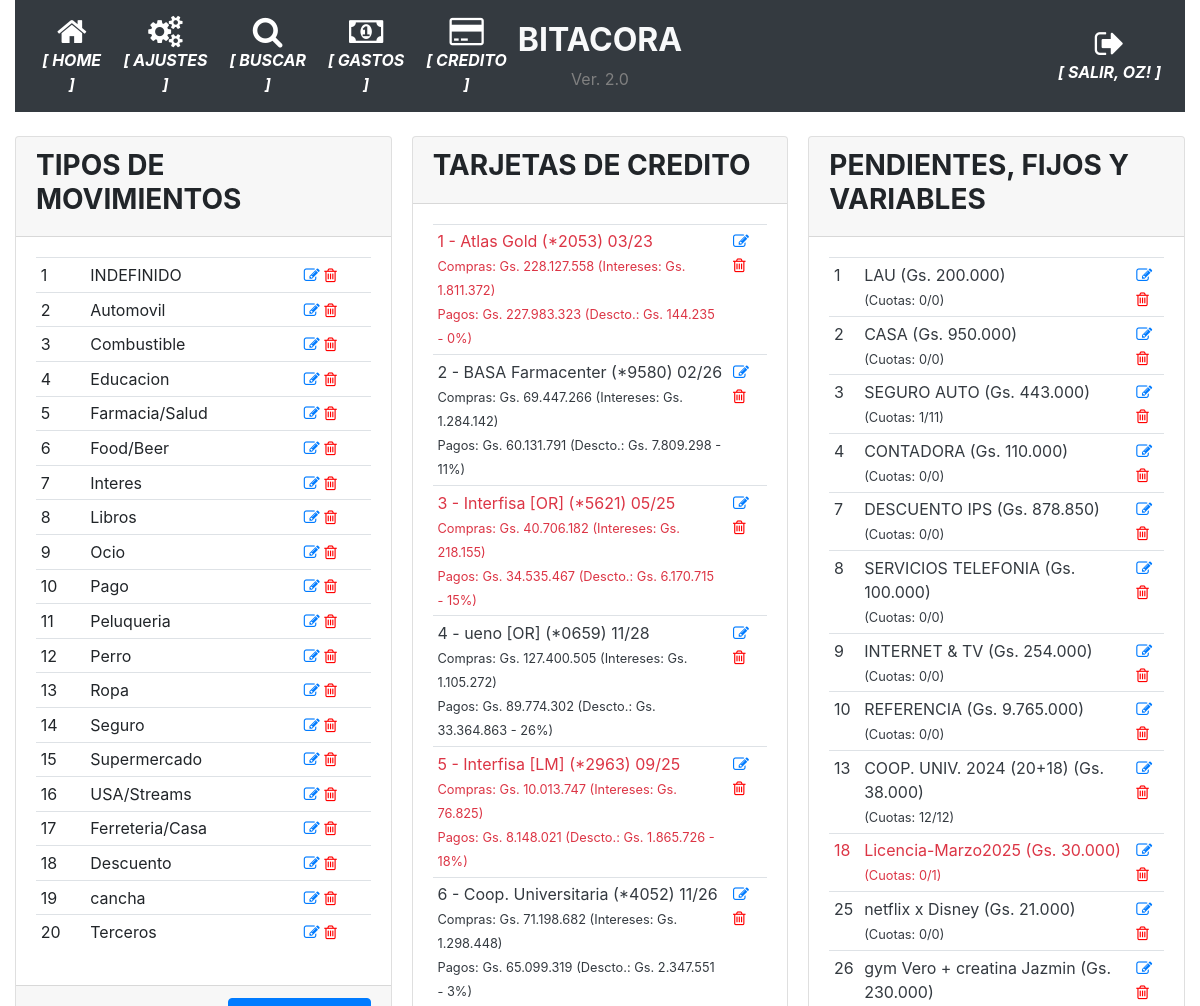
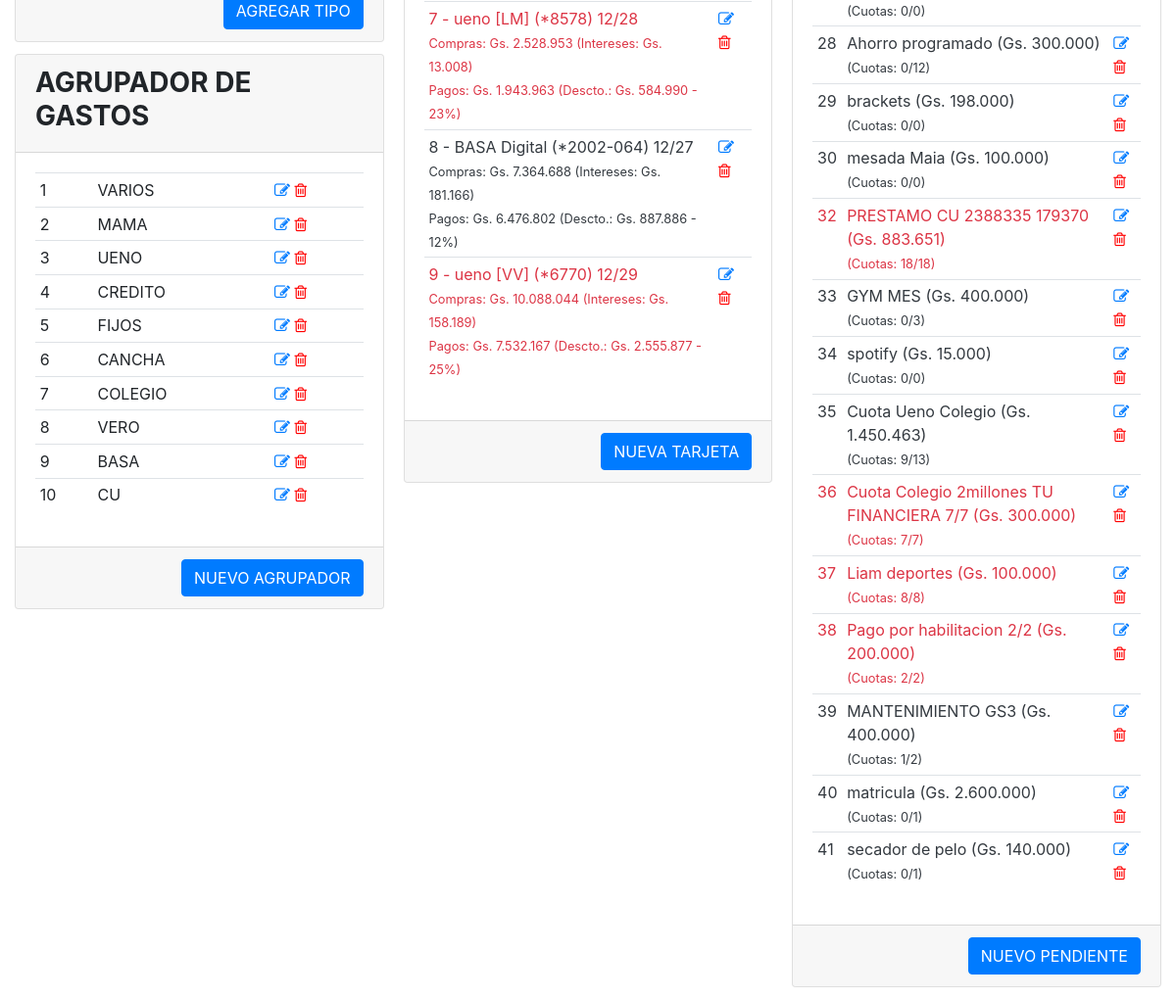
Before: /parametrico (signed in) with the older database file (2 pictures, top to bottom).
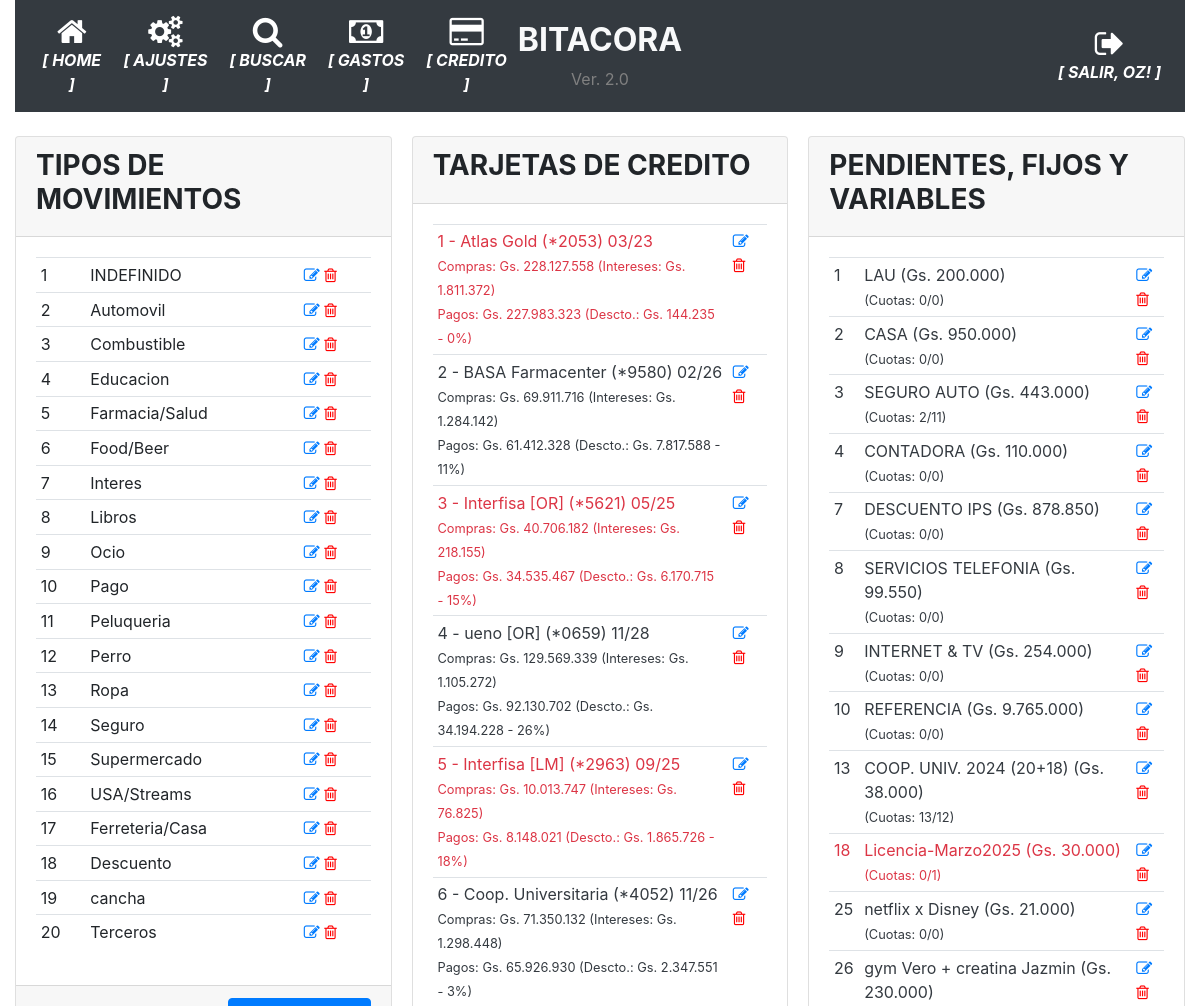
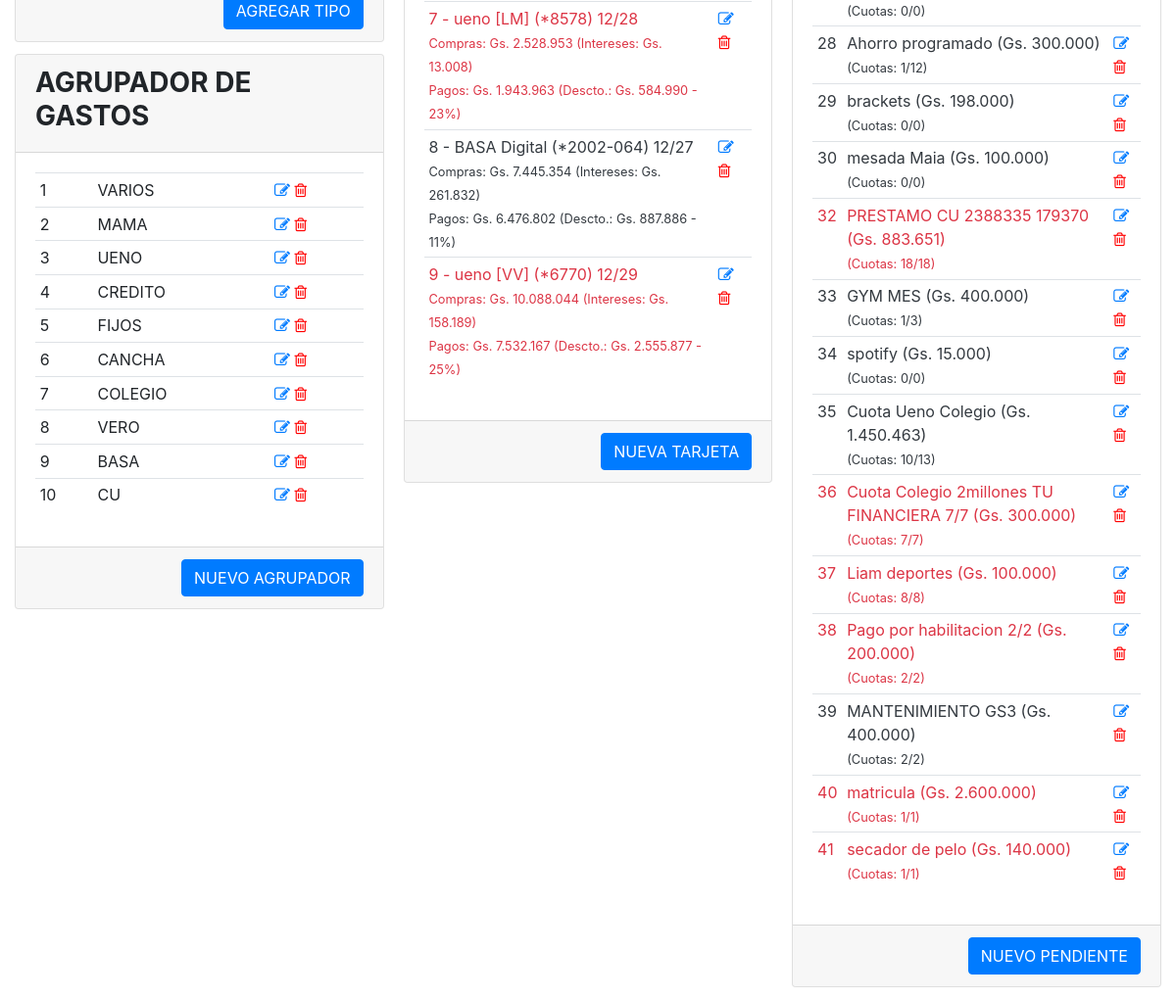
After: the same page with the newer database file (2 pictures, top to bottom).
### app/models.py (models this page shows, shortened)
class User(UserMixin, db.Model):
    id = db.Column(db.Integer, primary_key=True)
    username = db.Column(db.String(64), index=True, unique=True)
    email = db.Column(db.String(120), index=True, unique=True)
    password_hash = db.Column(db.String(128))
    perfil = db.Column(db.String(128))

class TiposMovimiento(db.Model):
    __tablename__='tipos_movimiento'
    id = db.Column(db.Integer, primary_key=True)
    tipo = db.Column(db.String(100), nullable=False)

class AgrupadorGastos(db.Model):
    __tablename__='agrupador_gastos'
    id = db.Column(db.Integer, primary_key=True)
    agrupador = db.Column(db.String(100), nullable=False)

class Tarjetas(db.Model):
    __tablename__='tarjetas'
    id = db.Column(db.Integer, primary_key=True)
    banco = db.Column(db.String(100), nullable=False)
    numero = db.Column(db.String(100), nullable=False)
    vencimiento = db.Column(db.String(10), nullable=False)
    estado = db.Column(db.Boolean, server_default=u'False')

class DeudasPendientes(db.Model):
    __tablename__='deudas_pendientes'
    id = db.Column(db.Integer, primary_key=True)
    descripcion = db.Column(db.String(100), nullable=False)
    monto = db.Column(db.Integer)
    estado = db.Column(db.Boolean, server_default=u'False')
    cuotas = db.Column(db.Integer)
    cuotas_pagadas = db.Column(db.Integer)
    id_agrupador = db.Column(db.Integer, nullable=True)

### app/routes.py (the view)
@app.route('/parametrico', methods=['GET', 'POST'])
@login_required
def parametrico():
    tipos_movimiento = TiposMovimiento.query.all()
    agrupador_gastos = AgrupadorGastos.query.all()
    gastos_fijos = DeudasPendientes.query.all()
    tarjetas = resumenes_tarjeta_macro() # Tarjetas.query.all()
    return render_template('parametrico.html', tipos_movimiento=tipos_movimiento, agrupador_gastos=agrupador_gastos, gastos_fijos=gastos_fijos, tarjetas=tarjetas)

### app/models.py (called while the page is built)
@login.user_loader
def load_user(id):
    return User.query.get(int(id))

### app/utilitarios.py (called while the page is built)
def resumenes_tarjeta_macro():
    estados = []
    for tarjeta in Tarjetas.query.all():
        compras, pagos, descuentos, intereses = balance_puntual_tarjeta(tarjeta.id)
        if compras != 0:
            porcentaje_descuento = int((descuentos * 100) / compras)
        else:
            porcentaje_descuento = 0
        estados.append({'id':tarjeta.id, 'banco': tarjeta.banco, 'numero': tarjeta.numero, 'vencimiento': tarjeta.vencimiento, 'estado': tarjeta.estado, 'compras': compras, 'pagos': pagos, 'descuentos': descuentos, 'intereses': intereses, 'porcentaje': porcentaje_descuento})
    return estados

### app/templates/parametrico.html (shortened to what this page needs)
{% extends "base.html" %}
{% block main %}
<div class="card-columns">
    <div class="card">
        <div class="card-header">
            <h3><strong>TIPOS DE MOVIMIENTOS</strong></h3>
        </div>
        <div class="card-body">
            <div>
                <table class="table table-sm">
                    {% for tipo in tipos_movimiento %}
                    <tr>
                        <td>{{ tipo.id }}</td>
                        <td>{{ tipo.tipo }}</td>
                        <td class="align-self-end">
                            <a href="{{ url_for('modificar_parametrico', parametrico_id=tipo.id, origen='TIPOS') }}"><i class="fa fa-pencil-square-o"></i></a>
                            <a href="{{ url_for('borrar_parametrico', parametrico_id=tipo.id, origen='TIPOS') }}" style="color:red"><i class="fa fa-trash-o"></i></a>
                        </td>
                    </tr>
                    {% endfor %}
                </table>
            </div>
        </div>
        <div class="card-footer text-muted text-right">
            <a href="{{ url_for('nuevo_parametrico', origen='TIPOS') }}" class="btn btn-primary">AGREGAR TIPO</a>
        </div>
    </div>
    <div class="card">
        <div class="card-header">
            <h3><strong>AGRUPADOR DE GASTOS</strong></h3>
        </div>
        <div class="card-body">
            <div>
                <table class="table table-sm">
                    {% for agrupador in agrupador_gastos %}
                    <tr>
                        <td>{{ agrupador.id }}</td>
                        <td>{{ agrupador.agrupador }}</td>
                        <td class="align-self-end">
                            <a href="{{ url_for('modificar_parametrico', parametrico_id=agrupador.id, origen='AGRUPADORES') }}"><i class="fa fa-pencil-square-o"></i></a>
                            <a href="{{ url_for('borrar_parametrico', parametrico_id=agrupador.id, origen='AGRUPADORES') }}" style="color:red"><i class="fa fa-trash-o"></i></a>
                        </td>
                    </tr>
                    {% endfor %}
                </table>
            </div>
        </div>
        <div class="card-footer text-muted text-right">
            <a href="{{ url_for('nuevo_parametrico', origen='AGRUPADORES') }}" class="btn btn-primary">NUEVO AGRUPADOR</a>
        </div>
    </div>
    <div class="card">
        <div class="card-header">
            <h3><strong>TARJETAS DE CREDITO</strong></h3>
        </div>
        <div class="card-body">
            <div>
                <table class="table table-sm">
                    {% for tarjeta in tarjetas %}
                    <tr class="{{ 'text-dark' if tarjeta.estado else 'text-danger' }}">
                        <td>
                            <div>{{ tarjeta.id }} - {{ tarjeta.banco }} (*{{ tarjeta.numero }})
                                {{ tarjeta.vencimiento }}</div>
                                <small>Compras: {{ "Gs. {:,.0f}".format(tarjeta.compras).replace(",", ".") }} (Intereses: {{ "Gs. {:,.0f}".format(tarjeta.intereses).replace(",", ".") }})</small><br>
                                <small>Pagos: {{ "Gs. {:,.0f}".format(tarjeta.pagos).replace(",", ".") }} (Descto.: {{ "Gs. {:,.0f}".format(tarjeta.descuentos).replace(",", ".") }} - {{ tarjeta.porcentaje }}%)</small>
                            </div>
                        </td>
                        <td class="align-self-end vertical-align:top">
                            <a href="{{ url_for('modificar_tarjeta', tarjeta_id=tarjeta.id) }}"><i class="fa fa-pencil-square-o"></i></a>
                            <a href="{{ url_for('borrar_tarjeta', tarjeta_id=tarjeta.id) }}" style="color:red"><i class="fa fa-trash-o"></i></a>
                        </td>
                    </tr>
                    {% endfor %}
        <div class="card-footer text-muted text-right">
            <a href="{{ url_for('nueva_tarjeta') }}" class="btn btn-primary">NUEVA TARJETA</a>
        </div>
    <div class="card">
        <div class="card-header">
            <h3><strong>PENDIENTES, FIJOS Y VARIABLES</strong></h3>
        </div>
        <div class="card-body">
            <div>
                <table class="table table-sm">
                    {% for fijo in gastos_fijos %}
                    <tr class="{{ 'text-dark' if fijo.estado else 'text-danger' }}">
                        <td>{{ fijo.id }}</td>
                        <td>{{ fijo.descripcion }} ({{ "Gs. {:,.0f}".format(fijo.monto).replace(",", ".") }})<br><small>(Cuotas: {{ fijo.cuotas_pagadas }}/{{ fijo.cuotas }})</small></td>
                        <td class="align-self-end">
                            <a href="{{ url_for('modificar_pendiente', pendiente_id=fijo.id) }}"><i class="fa fa-pencil-square-o"></i></a>
                            <a href="{{ url_for('borrar_pendiente', pendiente_id=fijo.id) }}" style="color:red"><i class="fa fa-trash-o"></i></a>
                        </td>
                    </tr>
                    {% endfor %}
                </table>
            </div>
        </div>
        <div class="card-footer text-muted text-right">
            <a href="{{ url_for('nuevo_pendiente') }}" class="btn btn-primary">NUEVO PENDIENTE</a>
        </div>
    </div>
{% endblock %}

### app/templates/base.html (shortened to what this page needs)
<!doctype html>
<html lang="en">
  <head>
    <link rel="stylesheet" href="https://stackpath.bootstrapcdn.com/bootstrap/4.5.0/css/bootstrap.min.css"></link>
    <link rel="stylesheet" href="https://maxcdn.bootstrapcdn.com/font-awesome/4.4.0/css/font-awesome.min.css"></link>
  </head>
  <body>
    <div class="container-fluid">
      <nav class="navbar navbar-expand-md navbar-dark bg-dark">
        <div class="navbar-collapse collapse w-100 order-1 order-md-0 dual-collapse2">
            <ul class="navbar-nav mr-auto text-center">
              <li class="nav-item active">
                <a href="{{ url_for('index') }}" class="nav-link d-flex flex-column">
                <i class="fa fa-home fa-2x"></i>
                <span class="d-none d-sm-inline"><i><strong>[ HOME ]</strong></i></span></a>
              </li>
              <li class="nav-item active">
                <a href="{{ url_for('parametrico') }}" class="nav-link d-flex flex-column">
                <i class="fa fa-cogs fa-2x"></i>
                <span class="d-none d-sm-inline"><i><strong>[ AJUSTES ]</strong></i></span></a>
              </li>
              <li class="nav-item active">
                <a href="{{ url_for('busqueda') }}" class="nav-link d-flex flex-column">
                <i class="fa fa-search fa-2x"></i>
                <span class="d-none d-sm-inline"><i><strong>[ BUSCAR ]</strong></i></span></a>
              </li>
              <li class="nav-item active">
                <a href="{{ url_for('historico_gastos_detalle', periodo='') }}" class="nav-link d-flex flex-column">
                <i class="fa fa-money fa-2x"></i>
                <span class="d-none d-sm-inline"><i><strong>[ GASTOS ]</strong></i></span></a>
              </li>
              <li class="nav-item active">
                <a href="{{ url_for('movimientos_mes', mes='') }}" class="nav-link d-flex flex-column">
                <i class="fa fa-credit-card fa-2x"></i>
                <span class="d-none d-sm-inline"><i><strong>[ CREDITO ]</strong></i></span></a>
              </li>
            </ul>
        </div>
        <div class="mx-auto order-0 text-center">
            <h2 class="mx-auto text-light"><strong>BITACORA</strong></h2>
            <span style="color: grey">Ver. 2.0</span>
        </div>
        <div class="navbar-collapse collapse w-100 order-3 dual-collapse2">
            <ul class="navbar-nav ml-auto text-center">
              <li class="nav-item active">
                {% if current_user.is_anonymous %}
                  <a href="{{ url_for('logout') }}" class="nav-link d-flex flex-column">
                  <i class="fa fa-sign-in fa-2x"></i>
                  <span class="d-none d-sm-inline"><i><strong>[ ACCEDER ]</strong></i></span></a>
                {% else %}
                  <a href="{{ url_for('logout') }}" class="nav-link d-flex flex-column">
                  <i class="fa fa-sign-out fa-2x"></i>
                  <span class="d-none d-sm-inline"><i><strong>[ SALIR, {{ current_user.username | upper }}! ]</strong></i></span></a>
                {% endif %}
              </li>
            </ul>
        </div>
    </nav>
    <br>
      <div>
        {% block main %}{% endblock %}
  </body>
</html>

Changed rows visible on the page:
computed for Tarjetas "BASA Farmacenter": compras "Gs. 69.447.266" → "Gs. 69.911.716"; pagos "Gs. 60.131.791" → "Gs. 61.412.328"; descuentos "Gs. 7.809.298" → "Gs. 7.817.588"
computed for Tarjetas "ueno [OR]": compras "Gs. 127.400.505" → "Gs. 129.569.339"; pagos "Gs. 89.774.302" → "Gs. 92.130.702"; descuentos "Gs. 33.364.863" → "Gs. 34.194.228"
computed for Tarjetas "Coop. Universitaria": compras "Gs. 71.198.682" → "Gs. 71.350.132"; pagos "Gs. 65.099.319" → "Gs. 65.926.930"
computed for Tarjetas "BASA Digital": compras "Gs. 7.364.688" → "Gs. 7.445.354"; intereses "Gs. 181.166" → "Gs. 261.832"; porcentaje "12" → "11"
changed DeudasPendientes "SEGURO AUTO": cuotas_pagadas "1" → "2"
changed DeudasPendientes "SERVICIOS TELEFONIA": monto "Gs. 100.000" → "Gs. 99.550"
changed DeudasPendientes "COOP. UNIV. 2024 (20+18)": cuotas_pagadas "12" → "13"
changed DeudasPendientes "Ahorro programado": cuotas_pagadas "0" → "1"
changed DeudasPendientes "GYM MES": cuotas_pagadas "0" → "1"
changed DeudasPendientes "Cuota Ueno Colegio": cuotas_pagadas "9" → "10"
changed DeudasPendientes "MANTENIMIENTO GS3": cuotas_pagadas "1" → "2"
changed DeudasPendientes "matricula": estado True → False (drawn); cuotas_pagadas "0" → "1"
changed DeudasPendientes "secador de pelo": estado True → False (drawn); cuotas_pagadas "0" → "1"
